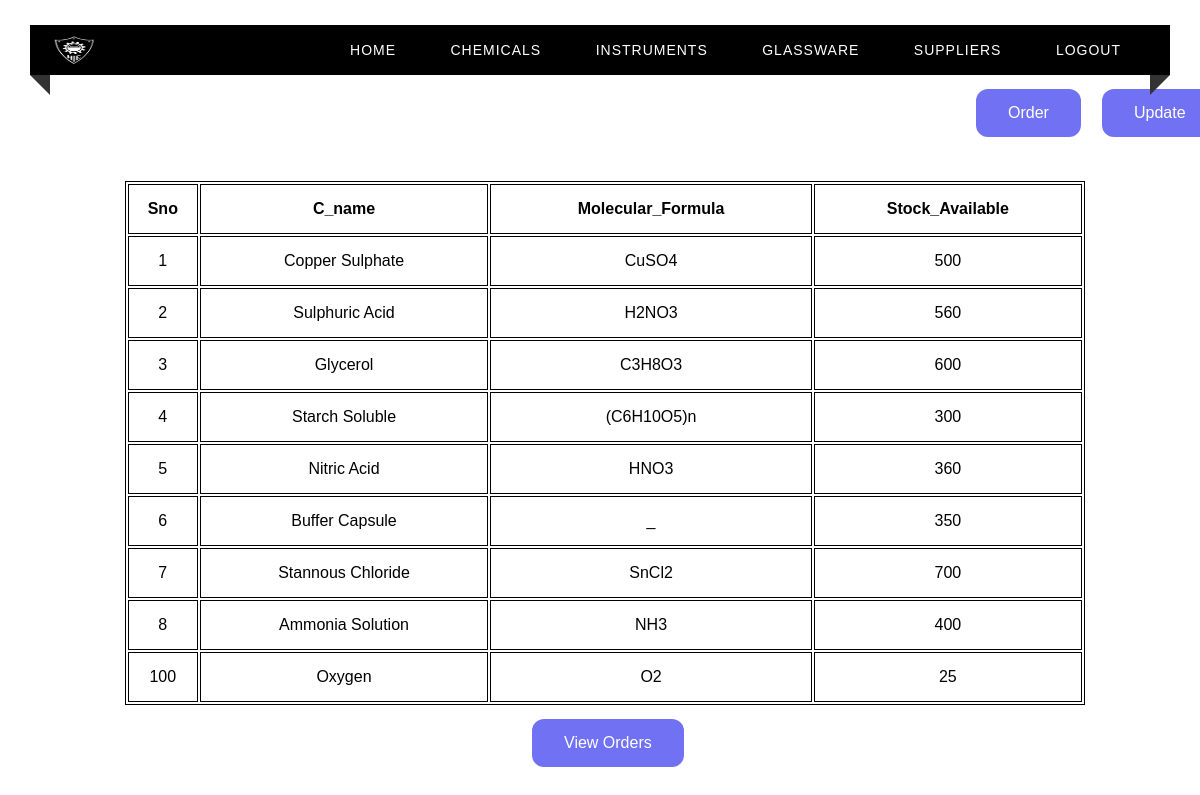
The page /chemicals on the database its author committed.
### tables this page shows
CREATE TABLE CHEMICALS(
    Sno INTEGER(4)  UNIQUE,
    Chem_Name VARCHAR(50) PRIMARY KEY,
    Molecular_Formula VARCHAR(20),
    Stock_Available DECIMAL(9,3) NOT NULL
);

### app.py (the view)
@app.route("/chemicals")
def chemicals() :
    c = get_db()
    cur = c.cursor()
    cur.execute("SELECT * from CHEMICALS")
    return render_template("chemicals.html", test = cur.fetchall())

### app.py (called while the page is built)
def get_db():
    db = getattr(g, '_database', None)
    if db is None:
        db = g._database = sqlite3.connect(DATABASE)
    return db

@app.teardown_appcontext
def close_connection(exception):
    db = getattr(g, '_database', None)
    if db is not None:
        db.close()

### templates/chemicals.html (shortened to what this page needs)
<html>
<head>
    <link rel="stylesheet" type="text/css" href="../static/home.css">
</head>
<body>
<div class="custom-padding">
        <nav>
            <div class="logo"><img src = "../static/nieLogo.png" width = "45px", height = "30px"></div>
            <ul class="menu-area">
                <li><a href="/home">Home</a></li>
                <li><a href="/chemicals">Chemicals</a></li>
                <li><a href="/instruments">Instruments</a></li>
                <li><a href="/glassware">Glassware</a></li>
                <li><a href="/suppliers">Suppliers</a></li>
                <li><a href="/">Logout</a></li>
            </ul>
        </nav>
        <a href="/updateChemicalOptions" target = "_blank" class="button">Update</a>
        <a href="/orderChemicals" class="button1">Order</a>
        <div class="tab">
          <table align="center" style="margin-left : 125px; margin-top : 50px;">
              <th>Sno</th>
              <th>C_name</th>
              <th>Molecular_Formula</th>
              <th>Stock_Available</th>
            {% for row in test %}
            <tr>
                <td> {{ row[0] }}</td>
                <td> {{ row[1] }}</td>
                <td> {{ row[2] }}</td>
                <td> {{ row[3] }}</td>
            </tr>
            {% endfor %}
          </table>
        </div>
        <a href="/viewChemicalOrders" class="button2">View Orders</a>
    </div>
</body>
</html>

### static/home.css (style rules this page uses)
* { margin: 0; padding: 0; outline: 0; box-sizing: border-box; }
body { background-image: url(books4.png) no-repeat center fixed; background-size: cover; background-position: center; }
.menu-area li a { text-decoration: none; }
.menu-area li { list-style-type: none; }
.custom-padding { padding-top: 25px; }
nav { position: relative; width: calc(100% - 60px); margin: 0 auto; padding: 10px 0; background: #000000; z-index: 1; text-align: right; padding-right: 2%; font-family: sans-serif; }
.logo { width: 15%; float: left; text-transform: uppercase; color: #fff; font-size: 25px; text-align: left; padding-left: 2%; }
.menu-area li { display: inline-block; }
.menu-area a { color: #fff; font-weight: 300; letter-spacing: 1px; text-transform: uppercase; display: block; padding: 0 25px; font-size: 14px; line-height: 30px; position: relative; z-index: 1; }
nav:before { position: absolute; content: ''; border-top: 10px solid #333; border-right: 10px solid #333; border-left: 10px solid transparent; border-bottom: 10px solid transparent; top: 100%; left: 0; }
nav:after { position: absolute; content: ''; border-top: 10px solid #333; border-left: 10px solid #333; border-right: 10px solid transparent; border-bottom: 10px solid transparent; top: 100%; right: 0; }
body { margin: 0; padding: 0; background: url(books3.jpg) no-repeat center fixed; background-size: cover; background-position: center; font-family: sans-serif; }

### templates/chemicals.html (style rules this page uses)
.button { background-color: #7171F4; border: none; color: white; padding: 15px 32px; text-align: center; text-decoration: none; display: inline-block; font-size: 16px; margin: 4px 2px; cursor: pointer; border-radius: 12px; position: relative; left: 1100px; top: 10px; }
.button1 { background-color: #7171F4; border: none; color: white; padding: 15px 32px; text-align: center; text-decoration: none; display: inline-block; font-size: 16px; margin: 4px 2px; cursor: pointer; border-radius: 12px; position: relative; left: 850px; top: 10px; }
.button2 { background-color: #7171F4; border: none; color: white; padding: 15px 32px; text-align: center; text-decoration: none; display: inline-block; font-size: 16px; margin: 4px 2px; cursor: pointer; border-radius: 12px; position: relative; left: 530px; top: 10px; }
table { width: 80%; border: 1px solid black; }
th,td { height: 50px; border: 1px solid black; text-align: center; }

### rows shown on the page
CHEMICALS: Sno "1", Chem_Name "Copper Sulphate", Molecular_Formula "CuSO4", Stock_Available "500"
CHEMICALS: Sno "2", Chem_Name "Sulphuric Acid", Molecular_Formula "H2NO3", Stock_Available "560"
CHEMICALS: Sno "3", Chem_Name "Glycerol", Molecular_Formula "C3H8O3", Stock_Available "600"
CHEMICALS: Sno "4", Chem_Name "Starch Soluble", Molecular_Formula "(C6H10O5)n", Stock_Available "300"
CHEMICALS: Sno "5", Chem_Name "Nitric Acid", Molecular_Formula "HNO3", Stock_Available "360"
CHEMICALS: Sno "6", Chem_Name "Buffer Capsule", Molecular_Formula "_", Stock_Available "350"
CHEMICALS: Sno "7", Chem_Name "Stannous Chloride", Molecular_Formula "SnCl2", Stock_Available "700"
CHEMICALS: Sno "8", Chem_Name "Ammonia Solution", Molecular_Formula "NH3", Stock_Available "400"
CHEMICALS: Sno "100", Chem_Name "Oxygen", Molecular_Formula "O2", Stock_Available "25"
